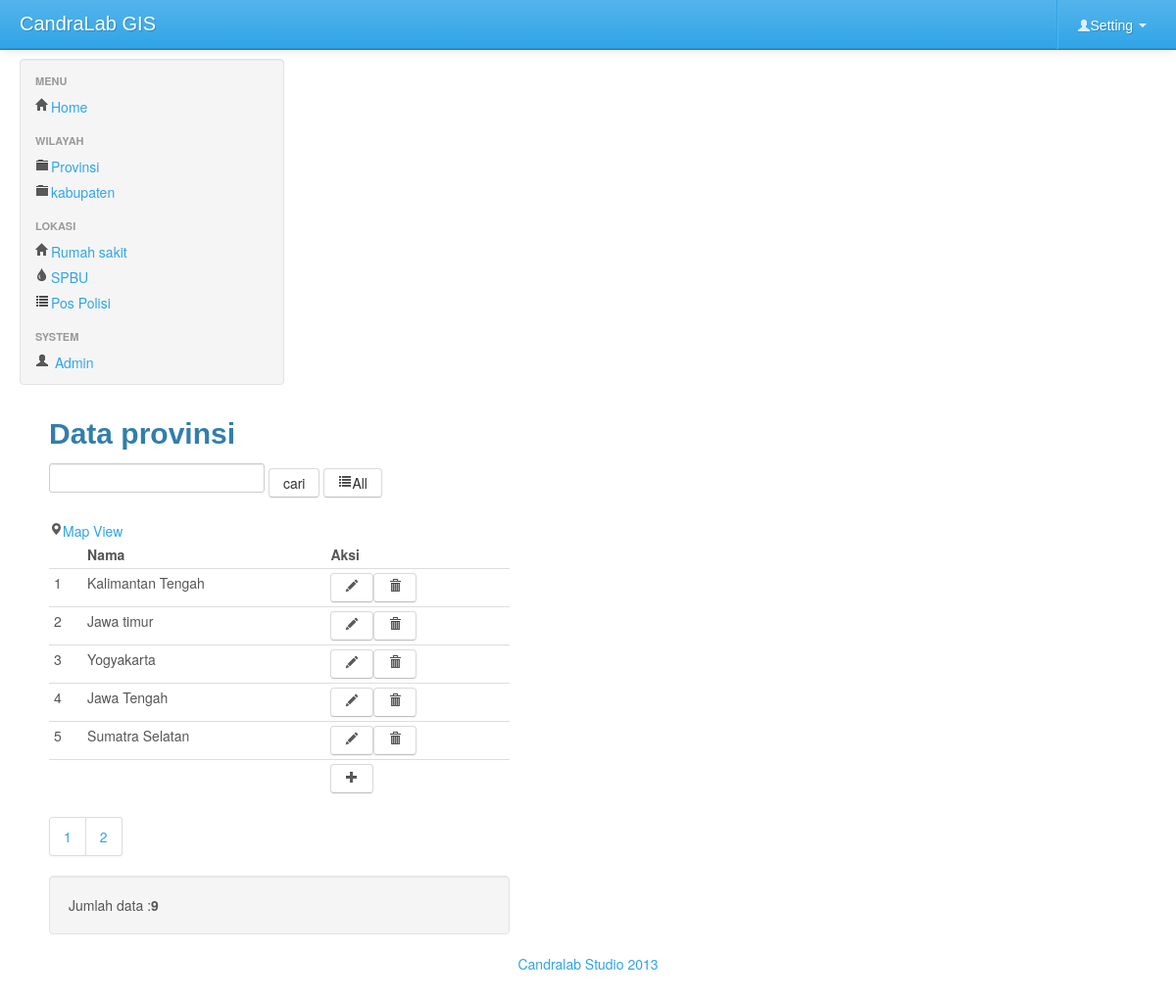
The page /index.php?mod=provinsi&pg=provinsi_view (signed in) on the database its author committed.
### tables this page shows
CREATE TABLE IF NOT EXISTS `provinsi` (
  `idprovinsi` int(11) NOT NULL AUTO_INCREMENT,
  `nama` varchar(45) DEFAULT NULL,
  `lat` double NOT NULL,
  `lng` double NOT NULL,
  PRIMARY KEY (`idprovinsi`)
);

### provinsi/provinsi_view.php (the view, shortened to what this page needs)
	<div class='span5'>
	<h2 id="headings"> Data provinsi</h2>
	<form id='form1' action='index.php?mod=provinsi&pg=provinsi_view' method="POST">
	<input type='text'  name='qcari' class="required" >
	<input type='submit'  class='btn' value='cari'>
	 <a href='index.php?mod=provinsi&pg=provinsi_view' class="btn" ><i class='icon-list'></i>All</a>
</form>
	<a href='index.php?mod=provinsi&pg=map_view'><i class="icon-map-marker"></i>Map View</a>
	<table  class="table  table-condensed table-hover">
		<thead>
		<th><td><b>Nama </b></td><td><b>Aksi</b></td></th>
		</thead>
		<tbody>
		<?php
	$batas=5;
$halaman=$_GET['halaman'];
$posisi=null;
if(empty($halaman)){
	$posisi=0;
}else{
	$posisi=($halaman-1)* $batas;
}
$query="select * from provinsi order by idprovinsi desc limit $posisi,$batas ";
$sql_page=	"select * from provinsi";
$result=mysql_query($query) or die(mysql_error());
$no=1;
while($rows=mysql_fetch_object($result)){
		?>
		<tr>
			<td><?php echo  $posisi+$no
			?></td>
			<td><?php		echo $rows -> nama;?></td>
			<td><a href="index.php?mod=provinsi&pg=provinsi_form&id=<?php echo 	$rows -> idprovinsi;?>" class='btn'><i class="icon-pencil"></i></a><a href="index.php?mod=provinsi&pg=provinsi_view&act=del&id=<?php echo 	$rows -> idprovinsi;?>"
			onclick="return confirm('Yakin data akan dihapus?') ";
			class='btn'> <i class="icon-trash"></i></a></td>
		</tr>
		<?php
	$no++;
	}?>
		<tr>
			<td colspan=2></td><td><a href="index.php?mod=provinsi&pg=provinsi_form"
			class='btn'	><i class="icon-plus"></i></a></td>
		</tr>
		</tbody>
	</table>
	<?php
$tampil2=mysql_query($sql_page);
$jmldata=mysql_num_rows($tampil2);
$jumlah_halaman=ceil($jmldata/$batas);
echo "<div class='pagination'> <ul>";
for($i=1;$i<=$jumlah_halaman;$i++)
echo "<li><a href='index.php?mod=provinsi&pg=provinsi_view&halaman=$i'>$i</a></li>";
?>
</ul>
</div>
<div class='well'>Jumlah data :<strong><?php echo $jmldata;?> </strong></div>
</div>

### index.php (style rules this page uses)
body { padding-top: 60px; padding-bottom: 40px; }

### rows shown on the page
provinsi: no "1", nama "Kalimantan Tengah"
provinsi: no "2", nama "Jawa timur"
provinsi: no "3", nama "Yogyakarta"
provinsi: no "4", nama "Jawa Tengah"
provinsi: no "5", nama "Sumatra Selatan"

### other values the page prints
$jmldata "9"
